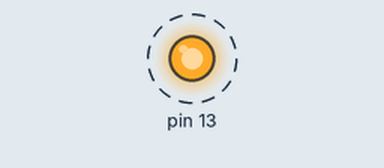
Bench run of a sketch on a simulated Arduino Uno, built with avr-gcc and run on an emulated ATmega328P. Parts: output pins drawn as LEDs (lit = HIGH). Dashed ring = blinking.

Above: at 0.12 s.
Timing chart, 0 to 3.0 s (numbered marks = the images above):
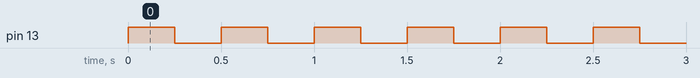

The sketch:

avrProgrammingTest.ino
```cpp
//#include <USART.h>
//#include <binaryMacro.h>
//#include <macros.h>
//#include <pinDefines.h>
//#include <portpins.h>

/* Blinker Demo */

// ------- Preamble -------- //
#include <avr/io.h>     /* Defines pins, ports, etc */
#include <util/delay.h> /* Functions to waste time */


int main(void) {

  // -------- Inits --------- //
  DDRB |= 0b00100000; /* Data Direction Register B: writing a one to the bit enables output. */

  // ------ Event loop ------ //
  while (1) {

    PORTB = 0b00100000; /* Turn on fifth LED bit/pin in PORTB */
    _delay_ms(250);     /* wait */

    PORTB = 0b00000000; /* Turn off all B pins, including LED */
    _delay_ms(250);     /* wait */


  }         /* End event loop */
  return 0; /* This line is never reached */
}
```

Measured:
- by itself, pin 13: alternates HIGH for 0.25 s and LOW for 0.25 s
